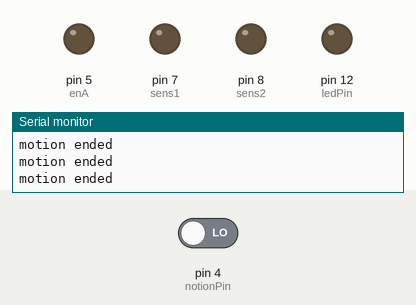
Recording of a sketch running on a simulated Arduino Uno, built with avr-gcc and run on an emulated ATmega328P. Shown: output pins drawn as LEDs (lit = HIGH), the last lines printed to the serial monitor. The inputs (shaded band) are chosen by the test bench; at power-on: pin 4 (notionPin) LOW.

Above: at 1.2 s.
1.3 s: pin 4 (notionPin) driven HIGH
At 2.2 s:
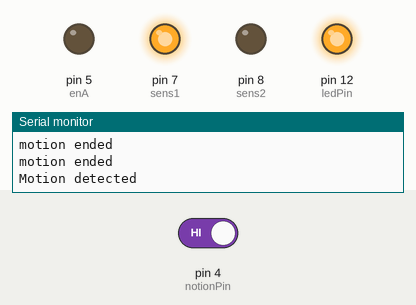
At 7.2 s:
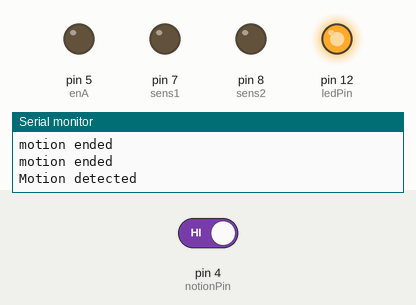
Timing chart, 0 to 13.8 s (numbered marks = the images above; inputs shaded):
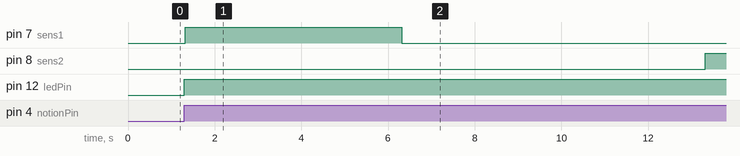

The sketch:

lamis_project.ino
```cpp
const int notionPin = 4;
const int ledPin =12 ;
int sens1 = 7;                    // crée une variable de type "int", nommée "sens1" et attachée à la Broche 9, qui permet de gérer le sens de rotation.
int sens2 = 8;                    // crée une variable de type "int", nommée "in2" et attachée à la Broche 8, qui permet de gérer l'autre sens de rotation.
int enA = 5;                   // crée une variable de type "int", nommée "enA" et attachée à la Broche 10, qui permet de gérer la vitesse du moteur.


void setup() {
pinMode (ledPin,OUTPUT);
pinMode(sens1, OUTPUT);         // indique que la broche de la variable "sens1" donc ici la PIN 9, est une sortie.
 pinMode(sens2, OUTPUT);         // indique que la broche de la variable "sens2" donc ici la PIN 8, est une sortie
 pinMode( enA, OUTPUT);         // indique que la broche de la variable "sens2" donc ici la PIN 8, est une sortie
pinMode (notionPin, INPUT);      // indique que la broche de la variable "notionpin" donc ici la PIN 11, est une entrée
char data;
Serial.begin (9600);
}

void loop() {
  // put your main code here, to run repeatedly:
 digitalRead(notionPin);
if (digitalRead(notionPin)==HIGH)
{
  digitalWrite (ledPin,HIGH);
Serial.println("Motion detected");
digitalWrite(sens1,HIGH);      // envoie l'électricité dans la broche in1 (donc la PIN 9)ce qui fait donc tourner le moteur dans le sens de rotation de in1.
digitalWrite(sens2,LOW); // en mettant la broche sens2 à l'état bas, la carte n'injecte pas d'électricité, le moteur peut donc continuer à tourner dans le sens de sens1.

  delay(5000);  // créer un delais de 5 secondes, donc le moteur tourne pendant 5 secondes.

digitalWrite(sens1,LOW);       // en mettant la broche sens1 à l'état bas, la carte n'injecte pas d'électricité, le moteur est donc à l'arrêt.
digitalWrite(sens2,LOW);       // en mettant la broche sens2 à l'ét
  delay(7000);  // créer un delais de 5 secondes, donc le moteur tourne pendant 5 secondes.

  digitalWrite(sens1,LOW);       // met la broche sens1 à l'état bas, la carte n'injecte pas d'électricité, le moteur ne tourne pas dans le sens de in1.
digitalWrite(sens2,HIGH);      // envoie l'électricité dans la broche in2 (donc la PIN 8)ce qui fait donc tourner le moteur dans le sens de rotation de in2.
delay(5000);

digitalWrite(sens1,LOW);       // en mettant la broche sens1 à l'état bas, la carte n'injecte pas d'électricité, le moteur est donc à l'arrêt.
digitalWrite(sens2,LOW);       // en mettant la broche sens2 à l'ét
}

else {digitalWrite(ledPin, LOW);
Serial.println("motion ended");
digitalWrite(sens1,LOW);       // en mettant la broche sens1 à l'état bas, la carte n'injecte pas d'électricité, le moteur est donc à l'arrêt.
 digitalWrite(sens2,LOW);       // en mettant la broche sens2 à l'état bas, la carte n'injecte pas d'électricité, le moteur est donc à l'arrêt.

}
}
```

Measured:
- after the input at 1.3 s, pin 7 (sens1): LOW → HIGH at once, → LOW 5.0 s later; pin 8 (sens2): LOW → HIGH after 12.0 s; pin 12 (ledPin): LOW → HIGH at once
